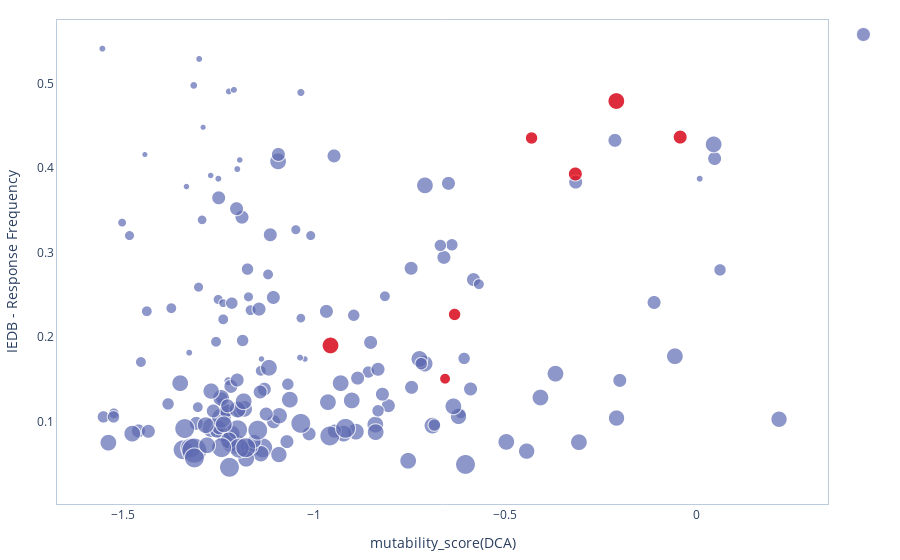

Notebook cell for this chart:
### Markdown cell above
### DCA and IEDB (paper results)
Here we plot the DCA mutability score vs. the IEDB response frequency for each site of the RDB domain (Fig 3B).

The interesting region is the **upper right corner** containing sites which are expected to be mutable (high DCA score) and that can induce immune escape (high RF).

In the paper we use:
- IDEB epitope data of 16 May 2021. 
- May 18th, 2021 the WHO weekly epidemiological report on Covid-19 (https://www.who.int/publications/m/item/weekly-epidemiological-update-on-covid-19---18-may-2021) the define Variants of Concern (VOC) or Variants of Interest (VOI). They have mutations in the 417, 452, 477, 478, 483, 484 and 501 positions of the RBD domain (red points in the plot).

See the next cell for updated IEDB and WHO data.

### Code cell
# DCA vs. IEDB response frequency
prot = "Spike"
dom = "bCoV_S1_RBD"
score = 'mutability_score(DCA)'

#positions mutated in VOI/VOC
list_pos_mutated_VOI_VOC = [417, 452, 477, 478, 483, 484,  501] #red points

df = load_data_dca(path_data = "./data/data_dca_iedb_RDB_domain.csv", protein = prot, domain = dom)
#print(df)
plot_dca_IEDB(df, score, list_pos = list_pos_mutated_VOI_VOC)

### To plot only B(T) cell epitopes (Fig S5)
#df = load_data_dca(path_data = "./data/data_dca_iedb_RDB_domain_BTcell.csv", protein = prot, domain = dom)
#BT_cell = "B_cell" #"T_cell"
#print('***** {0} epitopes *****'.format(BT_cell))
#plot_dca_IEDB_BTcell(df, score, list_pos = list_pos_mutated_VOI_VOC, cell_type = BT_cell)

### Figure 1 — Plotly figure (JSON) as saved in the notebook; plotly's stock layout.template omitted (floating-point values rounded to 4 significant figures; data arrays with more than 128 entries replaced by an {"elided": "..."} marker saying what was removed)
{"data": [{"marker": {"color": "#5D69B1", "size": {"elided": "178 float values"}}, "mode": "markers", "name": "", "text": {"elided": "178 str values"}, "textfont": {"color": "#E58606"}, "textposition": "top right", "type": "scattergl", "uid": "12712c30-7cc7-453d-a8a7-a84fc40cd4db", "x": {"elided": "178 float values"}, "y": {"elided": "178 float values"}}, {"marker": {"color": "red", "size": [12.5, 16.67, 12.5, 11.11, 14.29, 16.67, 14.29]}, "mode": "markers", "showlegend": false, "text": ["wt: K417", "wt: L452", "wt: S477", "wt: T478", "wt: V483", "wt: E484", "wt: N501"], "textfont": {"color": "#E58606"}, "textposition": "top right", "type": "scattergl", "uid": "dd6c5481-d40f-414d-b3aa-5df198453249", "x": [-0.4315, -0.9576, -0.6329, -0.6578, -0.317, -0.2097, -0.0427], "y": [0.4356, 0.1903, 0.227, 0.151, 0.3931, 0.4793, 0.4367]}], "layout": {"legend": {"itemclick": "toggleothers", "itemdoubleclick": "toggle"}, "margin": {"b": 20, "l": 20, "r": 20, "t": 20}, "plot_bgcolor": "#FFF", "xaxis": {"linecolor": "#BCCCDC", "mirror": true, "showgrid": true, "title": {"text": "mutability_score(DCA)"}}, "yaxis": {"linecolor": "#BCCCDC", "mirror": true, "showgrid": true, "title": {"text": "IEDB - Response Frequency"}}}}
